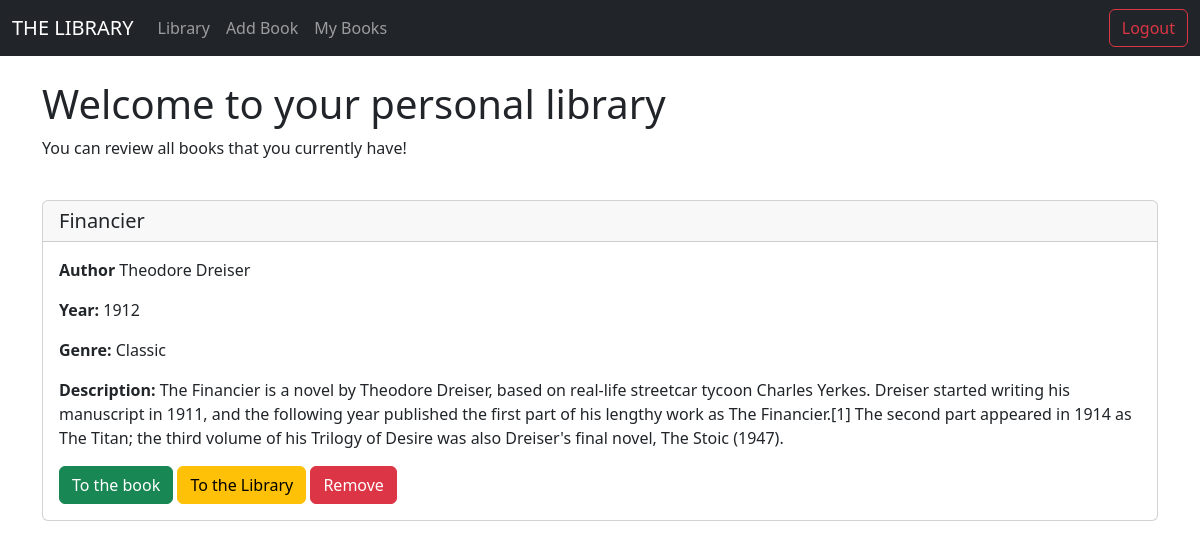
Page /mybooks (signed in) on the committed database.
### models/db_models.py (models this page shows)
class Library(db.Model):
    id = db.Column(db.Integer, primary_key=True)
    user_id = db.Column(db.Integer, db.ForeignKey("users.id"))
    book_id = db.Column(db.Integer, db.ForeignKey("book.id"))

class Book(db.Model):
    id = db.Column(db.Integer, primary_key=True)
    title = db.Column(db.String(100), nullable=False, unique=False)
    author_name = db.Column(db.String(100), nullable=False, unique=False)
    author_surname = db.Column(db.String(100), nullable=True, unique=False)
    year = db.Column(db.String(100), nullable=False, unique=False)
    genre = db.Column(db.String(50), nullable=False, unique=False)
    description = db.Column(db.Text)
    reviews = db.relationship("Review", backref='reviewed_book')
    reader = db.relationship("Library", backref='stored_book')

### main.py (the view)
@app.route('/mybooks', methods = ['GET', 'POST'])
@login_required
def my_books():
    all_books = Library.query.filter_by(user_id=current_user.id)
    return render_template("mybooks.html", all_books=all_books)

### main.py (called while the page is built)
@login_manager.user_loader
def load_user(user_id):
    return Users.query.get(int(user_id))

### templates/mybooks.html (shortened to what this page needs)
{% extends 'base.html'%}
{% block content %}
<br>
{% if current_user.is_authenticated %}
<h1>Welcome to your personal library</h1>
<p>You can review all books that you currently have!</p>
<br>
{% for book in all_books %}
    <div class="card">
      <h5 class="card-header"> {{book.stored_book.title}} </h5>
      <div class="card-body">
          <p class="card-text"><strong>Author</strong> {{book.stored_book.author_name}} {{book.stored_book.author_surname}}</p>
          <p class="card-text"><strong>Year:</strong> {{book.stored_book.year}}</p>
          <p class="card-text"><strong>Genre:</strong> {{book.stored_book.genre}}</p>
          <p class="card-text"><strong>Description:</strong> {{book.stored_book.description}}</p>
          <a href={{url_for('book', id=book.stored_book.id)}}  class="btn btn-success">To the book</a>
          <a href={{url_for('home')}}  class="btn btn-warning">To the Library</a>
          <a href={{url_for('remove_from_library', id=book.stored_book.id)}}  class="btn btn-danger">Remove</a>
      </div>
    </div>
<br>
{% endfor %}
{% endif %}
{% endblock %}

### rows in the picture
Library: stored_book "Financier", stored_book.author_name "Theodore", stored_book.author_surname "Dreiser", stored_book.year "1912", stored_book.genre "Classic", stored_book.description "The Financier is a novel by Theodore Dreiser, based on real-life streetcar tycoon Charles Yerkes. Dreiser started writing his manuscript in 1911, and the following year published the first part of his lengthy work as The Financier.[1] The second part appeared in 1914 as The Titan; the third volume of his Trilogy of Desire was also Dreiser's final novel, The Stoic (1947)."
